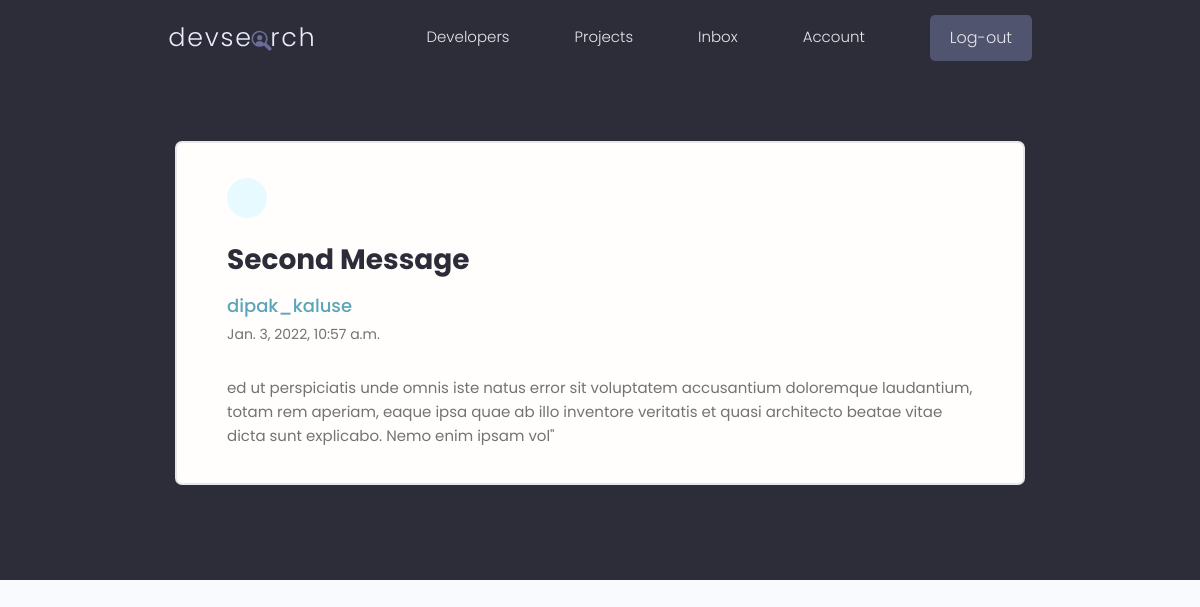
/view-message/a736c08d-587f-4659-952d-435e2cd586a6/ (signed in), run on the app's committed database.
### users/models.py (models this page shows, shortened)
class Message(models.Model):
    sender = models.ForeignKey(Profile , on_delete=models.SET_NULL , null=True, blank=True)
    recipient = models.ForeignKey(Profile, on_delete=models.SET_NULL, blank=True, null=True, related_name="messages") #it should be table_column_fk
    name = models.CharField(max_length=200, null=True, blank=True)  #sender_name
    email = models.CharField(max_length=200, null=True, blank=True) # follow
    subject = models.CharField(max_length=200, null=True, blank=True)
    body = models.TextField()
    is_read = models.BooleanField(default=False, null=True)
    created = models.DateTimeField(auto_now_add=True)
    id = models.UUIDField(default=uuid.uuid4, unique=True,
                                     primary_key=True, editable=False)
    class Meta:
        ordering = ["is_read", "-created"]

class Profile(models.Model):
    user = models.OneToOneField(User, on_delete=models.CASCADE, blank=True, null=True)
    name = models.CharField(max_length=200, blank=True, null=True)
    username = models.CharField(max_length=200, blank=True, null=True)
    email = models.EmailField(max_length=500, blank=True, null=True)
    short_intro = models.CharField(max_length=500, blank=True,null=True)
    intro = models.TextField(max_length=500, blank=True,null=True)
    profile_image = models.ImageField(
        null = True, blank= True, upload_to = 'profiles/',default='profiles/user-default.png')
    location = models.CharField(max_length=200, blank=True, null=True)
    social_github = models.CharField(max_length=200, blank=True, null=True)
    social_twitter = models.CharField(max_length=200, blank=True, null=True)
    social_linkedin = models.CharField(max_length=200, blank=True, null=True)
    social_website = models.CharField(max_length=200, blank=True, null=True)
    social_stackoverflow = models.CharField(max_length=200, blank=True, null=True)
    created = models.DateTimeField(auto_now_add=True)
    id = models.UUIDField(default=uuid.uuid4, unique=True,
                                     primary_key=True, editable=False)
    def __str__(self) -> str:
        return str(self.user.username)
    class Meta:
        ordering = ["created"]

### users/views.py (the view)
# urls.py: path('view-message/<str:pk>/', views.viewMessage, name="view-message"),
@login_required(login_url="login")
def viewMessage(request,pk):
    msg = Message.objects.get(id=pk)
    if msg.is_read == False:
        msg.is_read=True
        msg.save()
    context = {"message": msg}
    return render(request, "users/message.html", context)

### users/templates/users/message.html (shortened to what this page needs)
{%extends 'main.html' %}
{%block content%}
  <main class="messagePage my-xl">
    <div class="content-box">
      <div class="message">
        <a class="backButton" href="{%url 'inbox'%}"></a>
        <h2 class="message__subject">{{message.subject}}</h4>
          {% if message.sender != None%}
          <a href="{% url 'user-profile' message.sender.id %}" class="message__author">{{message.sender}}</a>
          {% endif %}
          <p class="message__date">{{message.created}}</p>
          <div class="message__body">
            {{message.body|linebreaksbr}}
          </div>
      </div>
    </div>
  </main>
  {%endblock content%}

### static/styles/app.css (style rules this page uses)
:root { --color-sub: #2d2d39; }
.content-box { width: 95%; max-width: 85rem; margin: 0 auto; }
.message { padding: 2.5rem 0; }
.message > a { display: flex; gap: 1rem; }
.message__author, .message__date { flex-basis: 25%; }
.message__subject { flex-basis: 50%; }
.message__date { text-align: right; }
.messagePage .message { list-style: none; background: var(--color-white); padding: 3.5rem 5rem; border: 2px solid var(--color-light); border-radius: 0.7rem; }
.messagePage .message__subject { font-size: 2.8rem; color: var(--color-sub); margin-bottom: 1rem; margin-top: 2rem; }
.messagePage .message__author { font-size: 1.8rem; font-weight: 500; }
.messagePage .message__date { font-size: 1.4rem; font-weight: 400; text-align: left; margin-bottom: 3rem; }
.backButton { background: var(--color-main-light); color: var(--color-main); width: 4rem; height: 4rem; display: flex; align-items: center; justify-content: center; border-radius: 50%; }

### static/uikit/styles/modules/_variables.css (style rules this page uses)
:root { --color-main: #5aa5b9; --color-main-light: #e6faff; --color-sub: #3f4156; --color-sub-light: #51546e; --color-sub-lighter: #ededfd; --color-text: #737373; --color-gray: #8b8b8b; --color-light: #e5e7eb; --color-light-gray: #767676; --color-bg: #f8fafd; --color-white: #fffefd; --color-white-light: #f3f3f3; --color-success: #359e64; --color-success-bg: #def8e8; --color-error: #fc4b0b; --color-error-bg: #fff2ee; --font-base: 'Poppins', arial, helvetica, 'Segoe UI', roboto, ubuntu, sans-serif; --font-monospace: 'Fira Code', 'Courier New', courier, monospace; --font-regular: 300; --font-medium: 500; --font-bold: 700; --generic-shadow: 1px 1px 5px #00000010; --generic-transition: all 0.3s ease-in-out; }

### static/uikit/styles/modules/_base.css (style rules this page uses)
* { margin: 0; padding: 0; box-sizing: border-box; text-rendering: optimizeLegibility; color: inherit; font-size: inherit; }
html { font-size: 50%; }
@media only screen and (min-width: 480px) { html { font-size: 56.25%; } }
@media only screen and (min-width: 1200px) { html { font-size: 62.5%; } }
body { line-height: 1.6; font-weight: 400; font-size: 1.5rem; color: var(--color-text); background-color: var(--color-bg); min-height: 100vh; }

### static/uikit/styles/modules/_typography.css (style rules this page uses)
* { font-family: var(--font-base); }
h2 { font-size: 3.6rem; font-weight: var(--font-bold); }
p, span, strong { font-size: 1.6rem; color: var(--color-text); font-weight: var(--font-regular); }
a { padding-bottom: 2px; text-decoration: none; display: inline-block; color: var(--color-main); font-weight: var(--font-medium); }

### static/uikit/styles/modules/_utilities.css (style rules this page uses)
.my-xl { margin: 8rem auto; }

### data on the page
Message: subject "Second Message", sender "dipak_kaluse", created "Jan. 3, 2022, 10:57 a.m.", body "ed ut perspiciatis unde omnis iste natus error sit voluptatem accusantium doloremque laudantium, totam rem aperiam, eaque ipsa quae ab illo inventore veritatis et quasi architecto beatae vitae dicta sunt explicabo. Nemo enim ipsam vol\""
